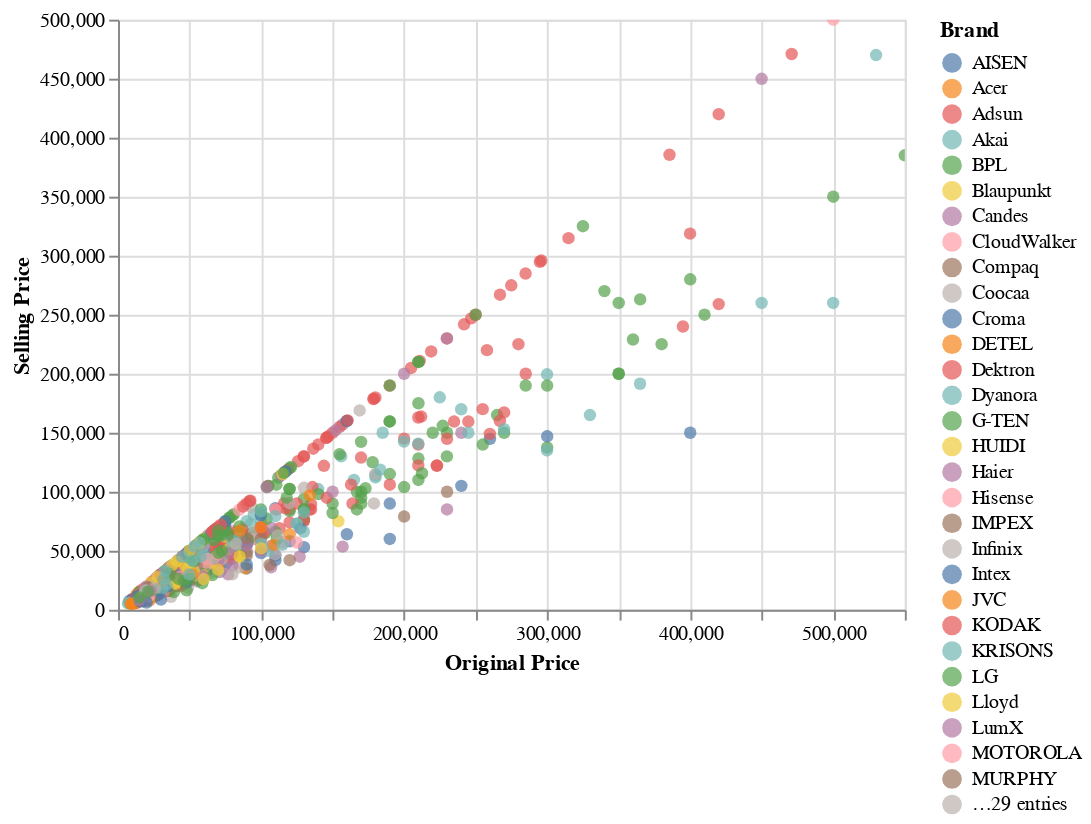

The cell this chart's notebook holds for it:
### Markdown cell above
<h3 style="font-family: Arial;color:#eb5e28;text-align: center;padding-top: 20px;padding-bottom: 20px;border-radius: 5px 15px;letter-spacing: 0.5px;"><centre>The first plot on the left side shows well-known Brands with expensive TVs and their ratings while the second one on the right shows new and lesser-known brands with their selling prices and ratings. From the second plot, even the lesser known brands have a higher rating >4.0. So, it is possible that ratings are not highly influnced by brand name alone.</centre></h3>

### Code cell
import altair as alt
alt.Chart(df).mark_point(filled=True,size=40).encode(
    x='Original Price',
    y='Selling Price',
    color='Brand',
    tooltip=['Brand', 'Selling Price', 'Original Price']
).interactive()

### Figure 1 — Vega-Lite specification as saved in the notebook (floating-point values rounded to 4 significant figures; data arrays with more than 128 entries replaced by an {"elided": "..."} marker saying what was removed)
{"config": {"view": {"continuousWidth": 400, "continuousHeight": 300}}, "data": {"name": "data-43f3a623a47f1335a684b5d153bcad6f"}, "mark": {"type": "point", "filled": true, "size": 40}, "encoding": {"color": {"field": "Brand", "type": "nominal"}, "tooltip": [{"field": "Brand", "type": "nominal"}, {"field": "Selling Price", "type": "quantitative"}, {"field": "Original Price", "type": "quantitative"}], "x": {"field": "Original Price", "type": "quantitative"}, "y": {"field": "Selling Price", "type": "quantitative"}}, "selection": {"selector001": {"type": "interval", "bind": "scales", "encodings": ["x", "y"]}}, "$schema": "https://vega.github.io/schema/vega-lite/v4.17.0.json", "datasets": {"data-43f3a623a47f1335a684b5d153bcad6f": {"elided": "912 records"}}}
